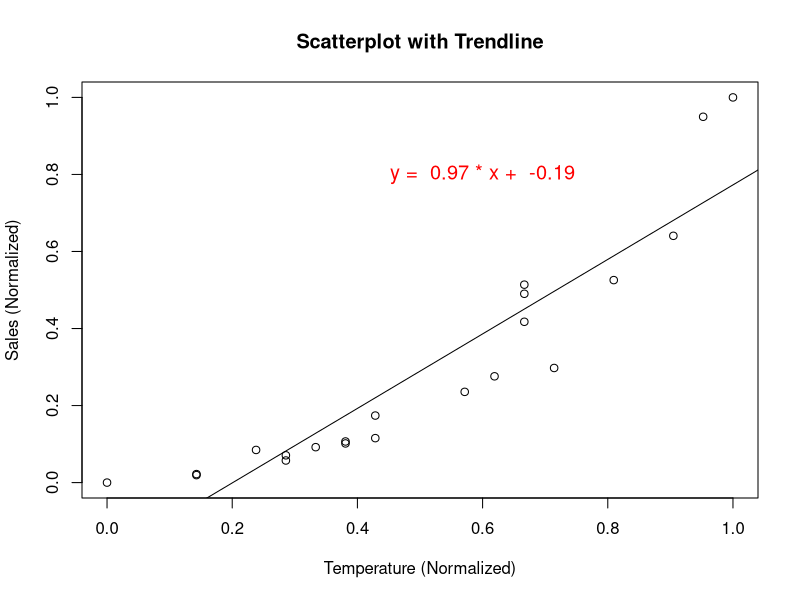

The R script that drew this image:
library(readxl)

# Load the data from "Beverage Sales.xlsx"
sales_data <- read_excel("Beverage Sales.xlsx")

# Function to normalize a vector
normalize <- function(x) {
  return ((x - min(x)) / (max(x) - min(x)))
}

# Normalize the Temperature and Sales columns
sales_data$Temperature_Normalized <- normalize(sales_data$Temperature)
sales_data$Sales_Normalized <- normalize(sales_data$Sales)
sales_data$Temperature_Normalized
sales_data$Sales_Normalized

# Display the normalized data
print(sales_data[, c("Temperature_Normalized", "Sales_Normalized")])


# Fit a linear regression model on normalized data
model_normalized <- lm(Sales_Normalized ~ Temperature_Normalized, data = sales_data)

# Print the summary of the regression model
summary(model_normalized)


# Create a scatterplot with your data
plot(sales_data$Temperature_Normalized, sales_data$Sales_Normalized, 
     main = "Scatterplot with Trendline", xlab = "Temperature (Normalized)", ylab = "Sales (Normalized)")

# Fit a linear regression model on the normalized data
model_normalized <- lm(Sales_Normalized ~ Temperature_Normalized, data = sales_data)

# Add the linear trendline to the plot
abline(model_normalized, col = "black")

# Extract the coefficients of the linear model
slope <- coef(model_normalized)[2]
intercept <- coef(model_normalized)[1]

# Create the equation text to display on the plot
eq_text <- paste("y = ", round(slope, 2), "* x + ", round(intercept, 2))

# Add the equation text to the plot
text(0.6, 0.8, eq_text, col = "red", cex = 1.2)


# KNN

# Load the necessary library for reading Excel files
library(readxl)

# Read the training data and new data from the Excel file
emp_salary.df <- read_excel("KNN Employee Salaries.xlsx", sheet = "Data")
new_data <- read_excel("KNN Employee Salaries.xlsx", sheet = "New Data")
# Remove irrelevant columns from the training data
emp_salary.df <- emp_salary.df[, c("Employee", "Salary", "Age", "MBA")]

# Remove irrelevant columns from the new data
new_data <- new_data[, c("Employee", "Salary", "Age")]

# Normalize the training data (excluding the Employee and MBA columns)
normalized_data <- scale(emp_salary.df[, c("Salary", "Age")])

# Create a new data frame with the normalized data and non-numeric columns
normalized_emp_salary.df <- data.frame(Employee = emp_salary.df$Employee, MBA = emp_salary.df$MBA, normalized_data)

# Normalize the new data
normalized_new_data <- scale(new_data[, c("Salary", "Age")])

# Create a new data frame with the normalized new data and non-numeric columns
normalized_new_data <- data.frame(Employee = new_data$Employee, normalized_new_data)

# Load the necessary library for K-NN
library(class)

# Extract the predictor variables from the training data
predictors <- normalized_emp_salary.df[, c("Salary", "Age")]

# Extract the response variable from the training data
response <- emp_salary.df$MBA

# Set the number of neighbors (you can change this)
k <- 5

# Fit the K-NN model on the training data
knn_model <- knn(train = predictors, test = normalized_new_data[, c("Salary", "Age")], cl = response, k = k)

# Display the classification results for the new data
new_data_results <- data.frame(Employee = normalized_new_data$Employee, MBA_Predicted = knn_model)
print(new_data_results)

